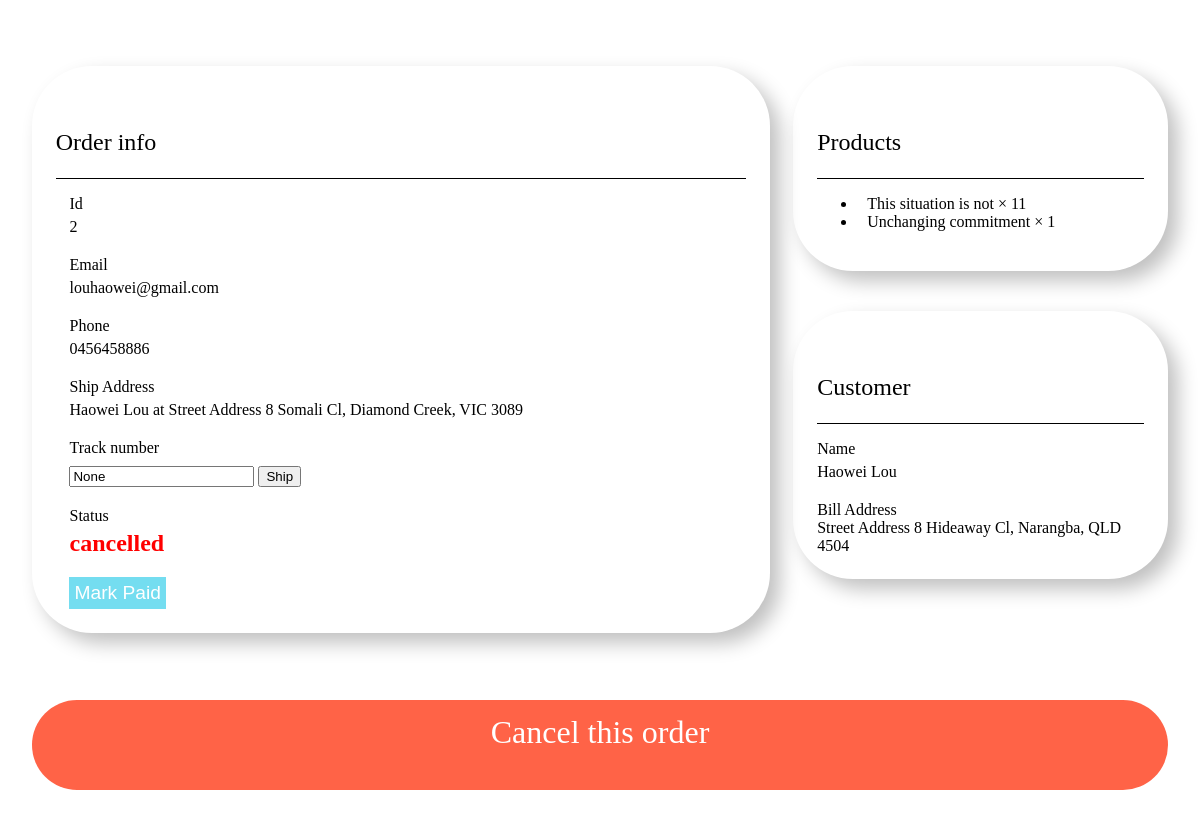
The page /manageOrder?id=2 on the database its author committed.
### db.py (models this page shows, shortened)
class Order(db.Model):
    id = db.Column(db.Integer, primary_key=True, autoincrement=True)
    reciever = db.Column(db.String(100))
    mobile = db.Column(db.String(20))
    email = db.Column(db.String(100))
    U_id = db.Column(db.Integer)
    status = db.Column(db.Integer)
    time = db.Column(db.String(20))
    address = db.Column(db.String(100))
    comment = db.Column(db.String(200))
    track_number = db.Column(db.String(100))

class Product(db.Model):
    id = db.Column(db.Integer, primary_key=True)
    pro_id = db.Column(db.Integer)
    name = db.Column(db.String(50))
    if_shown = db.Column(db.Boolean)
    price = db.Column(db.Float)
    stock = db.Column(db.Integer)
    sold = db.Column(db.Integer)
    discount = db.Column(db.Float)
    tags = db.Column(db.String(100))
    description = db.Column(db.String(1000))

class User(db.Model):
    id = db.Column(db.Integer, primary_key=True)
    U_id = db.Column(db.Integer, nullable=False)
    token = db.Column(db.String(200), nullable=False)
    nickname = db.Column(db.String(50))
    is_online = db.Column(db.Boolean)
    email = db.Column(db.String(50), unique=True, nullable=False)
    password = db.Column(db.String(50), nullable=False)
    address = db.Column(db.String(100))
    mobile = db.Column(db.String(20))

### server.py (the view)
@app.route('/manageOrder',methods=['GET'])
def manageOrder():
    token = request.args.get("token")
    id = request.args.get("id")
    order = (get_order(int(id)))['order']
    return render_template("/Haowei/admin/manage_order.html",order=order)

### admin_function.py (called while the page is built)
def get_order(id):
    id = int(id)
    order = Order.query.filter_by(id=id).first()
    return {"order": order_to_dict(order)}

### db.py (called while the page is built)
def find_pics(pr_id):
    l_of_link = []
    pics = Product_picture.query.filter_by(pro_id=pr_id).all()
    for p in pics:
        if(p.pic_link[0] != "/"):
            l_of_link.append("/"+p.pic_link)
        else:
            l_of_link.append(p.pic_link)
    return l_of_link

def find_usages(id):
    product = Product.query.filter_by(pro_id=id).first()
    return product.tags.split(",")

def product_to_dict(product):
    pics = find_pics(product.pro_id)
    usages = find_usages(product.pro_id)
    return {
        "title": product.name,
        "price": product.price,
        "product_ID": product.pro_id,
        "image": pics,
        "stock": product.stock,
        "discount": product.discount,
        "usage": usages,
        "description": product.description,
        "is_visible": product.if_shown}

def order_to_dict(order):
    user = User.query.filter_by(U_id=order.U_id).first()
    ops = Order_products.query.filter_by(o_id=order.id).all()
    products = []
    prods = []
    quantity = []
    for op in ops:
        pro = Product.query.filter_by(pro_id=op.p_id).first()
        products.append(pro)
        quantity.append(op.quantity)
    for p in products:
        prods.append(product_to_dict(p))
    return {"order_ID": order.id,
            "customer": user_to_dict(user),
            "product": prods,
            "quantity": quantity,
            "phone": order.mobile,
            "email": order.email,
            "address": order.reciever + "\nat\n" + order.address,
            "status": order.status,
            "track_number": order.track_number}

def user_to_dict(user):
    orders = Order.query.filter_by(U_id=user.U_id).all()
    o_ids = []
    for order in orders:
        o_ids.append(order.id)
    o_ids.sort(reverse=True)
    return {"id": user.U_id, "address": user.address, "orders": o_ids, "name": user.nickname,
            "email": user.email, "phone": user.mobile}

### templates/Haowei/admin/manage_order.html (shortened to what this page needs)
<div class="content_wrapper">
    <div class="left_column">
        <div class="product_info">
            <h1>Order info</h1>
            <form>
                {% set customer  = order['customer'] %}
                <label for="id">Id</label>
                <div class = "value" id="id">{{order['order_ID']}}</div>
                <label for="email">Email</label>
                <div class = "value">{{order['email']}}</div>
                <label for="phone">Phone</label>
                <div class = "value">{{order['phone']}}</div>
                <label for="address">Ship Address</label>
                <div class = "value">{{order['address']}}</div>
                <label for="tracknumber">Track number</label>
                <input class = "value" id = "tracking" value="{{order['track_number']}}">
                <button onclick="sendOrder()">Ship</button>
                <label for="address">Status</label>
                <div class="value" style="font-weight: 800;font-size: 1.5em;">
                    {% if order['status'] == "shipped" %}
                        <span style="color: green;">{{order['status']}}</span>
                    {% elif order['status'] == "cancelled" %}
                        <span style="color: red;">{{order['status']}}</span>
                    {% else %}
                        <span style="color: yellowgreen;">{{order['status']}}</span>
                    {% endif %}
                </div>
                <div class="buttons">
                    <button class = "mark_paid" onclick="markPaid({{order['order_ID']}})">Mark Paid</button>
                </div>
            </form>
        </div>
    </div>
    <div class="right_column">
        <div class="collections">
            <h1>Products</h1>
            <ul>
                {% for i in range(order['product']|length) %}
                    {% set product = order['product'][i] %}
                    {% set number = order['quantity'][i] %}
                    <li><a class="productlink" style="margin:0 10px" onclick="updateSection('manageProduct?id={{product['product_ID']}}')">{{product['title']}} &times; {{number}}</a></li>
                {% endfor %}
            </ul>
        </div>
        <div class="collections">
            <h1>Customer</h1>
            <label for="name">Name</label>
            <div class = "customer value" style="cursor: pointer;" onclick="updateSection('manageCustomer?id={{customer['id']}}')">{{customer['name']}}</div>
            <label for="address">Bill Address</label>
            <div style="width: 100%;">{{customer['address']}}</div>
        </div>
    </div>
    <div class="stop" onclick="cancelOrder('{{order['order_ID']}}')">Cancel this order</div>
</div>

### templates/Haowei/admin/manage_order.html (style rules this page uses)
button.mark_paid { background-color: rgb(116, 221, 240); color: white; outline: none; border: none; cursor: pointer; padding: 5px; font-size: 1.2em; }
div.stop { width: 100%; font-size: 2em; line-height: 2em; border-radius: 5vw; background: tomato; color: white; cursor: pointer; text-align: center; }
div.content_wrapper { overflow-wrap: anywhere; width: 100%; min-height: 100vh; display: flex; flex-wrap: wrap; box-sizing: border-box; gap: 2%; padding: 1.5% 2%; }
div.content_wrapper > div.left_column { width: 65%; box-sizing: border-box; }
div.content_wrapper > div.right_column { width: 33%; box-sizing: border-box; }
div.content_wrapper h1 { font-size: 1.5em; font-weight: 200; line-height: 3em; border-bottom: solid black 1px; }
div.product_info, div.collections, div.stops { height: fit-content; box-sizing: border-box; box-shadow: 10px 10px 20px silver; padding: 3vh; border-radius: 5vw; margin: 5vh auto; }
form { margin: 0 0 0 2%; }
form label { font-size: 1em; font-weight: 100; margin: 0 0 4px 0; display: block; }
.value { margin: 5px 0 20px 0; }
a.productlink, div.customer { cursor: pointer; background: white; color: black; transition: 2s; }

### rows shown on the page
Order: order_ID "2", email "louhaowei@gmail.com", phone "0456458886", track_number "None", status "cancelled"
Product: title "This situation is not"
Product: title "Unchanging commitment"
User: name "Haowei Lou", address "Street Address 8 Hideaway Cl, Narangba, QLD 4504"

### other values the page prints
{{ order['address'] }} "Haowei Lou at Street Address 8 Somali Cl, Diamond Creek, VIC 3089"
{{ number }} "11" "1"
